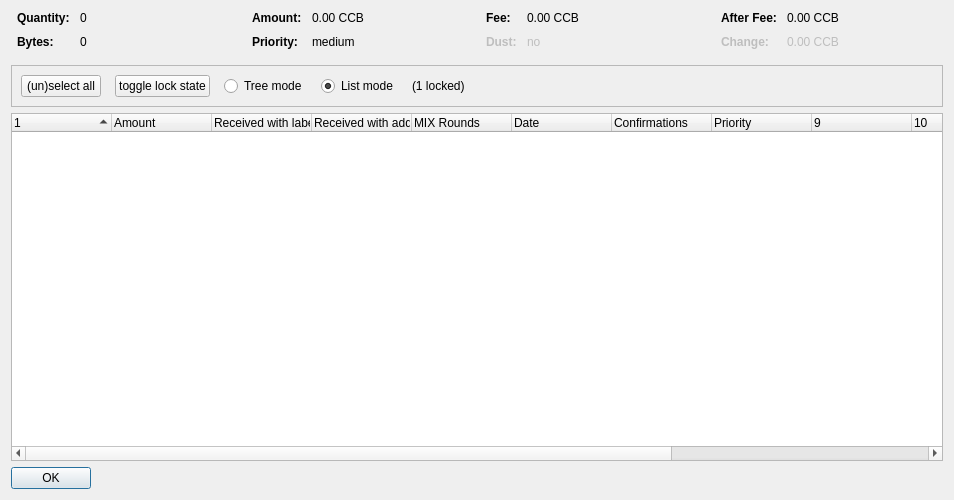
<?xml version="1.0" encoding="UTF-8"?>
<ui version="4.0">
 <class>CoinControlDialog</class>
 <widget class="QDialog" name="CoinControlDialog">
  <property name="geometry">
   <rect>
    <x>0</x>
    <y>0</y>
    <width>954</width>
    <height>500</height>
   </rect>
  </property>
  <property name="windowTitle">
   <string>Coin Selection</string>
  </property>
  <layout class="QVBoxLayout" name="verticalLayout">
   <item>
    <layout class="QHBoxLayout" name="horizontalLayoutTop" stretch="0,0,0,0">
     <property name="topMargin">
      <number>0</number>
     </property>
     <property name="bottomMargin">
      <number>10</number>
     </property>
     <item>
      <layout class="QFormLayout" name="formLayoutCoinControl1">
       <property name="horizontalSpacing">
        <number>10</number>
       </property>
       <property name="verticalSpacing">
        <number>10</number>
       </property>
       <property name="leftMargin">
        <number>6</number>
       </property>
       <property name="rightMargin">
        <number>6</number>
       </property>
       <item row="0" column="0">
        <widget class="QLabel" name="labelCoinControlQuantityText">
         <property name="font">
          <font>
           <weight>75</weight>
           <bold>true</bold>
          </font>
         </property>
         <property name="text">
          <string>Quantity:</string>
         </property>
        </widget>
       </item>
       <item row="0" column="1">
        <widget class="QLabel" name="labelCoinControlQuantity">
         <property name="cursor">
          <cursorShape>IBeamCursor</cursorShape>
         </property>
         <property name="contextMenuPolicy">
          <enum>Qt::ActionsContextMenu</enum>
         </property>
         <property name="text">
          <string notr="true">0</string>
         </property>
         <property name="textInteractionFlags">
          <set>Qt::LinksAccessibleByMouse|Qt::TextSelectableByKeyboard|Qt::TextSelectableByMouse</set>
         </property>
        </widget>
       </item>
       <item row="1" column="0">
        <widget class="QLabel" name="labelCoinControlBytesText">
         <property name="font">
          <font>
           <weight>75</weight>
           <bold>true</bold>
          </font>
         </property>
         <property name="text">
          <string>Bytes:</string>
         </property>
        </widget>
       </item>
       <item row="1" column="1">
        <widget class="QLabel" name="labelCoinControlBytes">
         <property name="cursor">
          <cursorShape>IBeamCursor</cursorShape>
         </property>
         <property name="contextMenuPolicy">
          <enum>Qt::ActionsContextMenu</enum>
         </property>
         <property name="text">
          <string notr="true">0</string>
         </property>
         <property name="textInteractionFlags">
          <set>Qt::LinksAccessibleByMouse|Qt::TextSelectableByKeyboard|Qt::TextSelectableByMouse</set>
         </property>
        </widget>
       </item>
      </layout>
     </item>
     <item>
      <layout class="QFormLayout" name="formLayoutCoinControl2">
       <property name="horizontalSpacing">
        <number>10</number>
       </property>
       <property name="verticalSpacing">
        <number>10</number>
       </property>
       <property name="leftMargin">
        <number>6</number>
       </property>
       <property name="rightMargin">
        <number>6</number>
       </property>
       <item row="0" column="0">
        <widget class="QLabel" name="labelCoinControlAmountText">
         <property name="font">
          <font>
           <weight>75</weight>
           <bold>true</bold>
          </font>
         </property>
         <property name="text">
          <string>Amount:</string>
         </property>
        </widget>
       </item>
       <item row="0" column="1">
        <widget class="QLabel" name="labelCoinControlAmount">
         <property name="cursor">
          <cursorShape>IBeamCursor</cursorShape>
         </property>
         <property name="contextMenuPolicy">
          <enum>Qt::ActionsContextMenu</enum>
         </property>
         <property name="text">
          <string notr="true">0.00 CCB</string>
         </property>
         <property name="textInteractionFlags">
          <set>Qt::LinksAccessibleByMouse|Qt::TextSelectableByKeyboard|Qt::TextSelectableByMouse</set>
         </property>
        </widget>
       </item>
       <item row="1" column="0">
        <widget class="QLabel" name="labelCoinControlPriorityText">
         <property name="font">
          <font>
           <weight>75</weight>
           <bold>true</bold>
          </font>
         </property>
         <property name="text">
          <string>Priority:</string>
         </property>
        </widget>
       </item>
       <item row="1" column="1">
        <widget class="QLabel" name="labelCoinControlPriority">
         <property name="cursor">
          <cursorShape>IBeamCursor</cursorShape>
         </property>
         <property name="contextMenuPolicy">
          <enum>Qt::ActionsContextMenu</enum>
         </property>
         <property name="text">
          <string>medium</string>
         </property>
         <property name="textInteractionFlags">
          <set>Qt::LinksAccessibleByMouse|Qt::TextSelectableByKeyboard|Qt::TextSelectableByMouse</set>
         </property>
        </widget>
       </item>
      </layout>
     </item>
     <item>
      <layout class="QFormLayout" name="formLayoutCoinControl3">
       <property name="horizontalSpacing">
        <number>10</number>
       </property>
       <property name="verticalSpacing">
        <number>10</number>
       </property>
       <property name="leftMargin">
        <number>6</number>
       </property>
       <property name="rightMargin">
        <number>6</number>
       </property>
       <item row="0" column="0">
        <widget class="QLabel" name="labelCoinControlFeeText">
         <property name="font">
          <font>
           <weight>75</weight>
           <bold>true</bold>
          </font>
         </property>
         <property name="text">
          <string>Fee:</string>
         </property>
        </widget>
       </item>
       <item row="0" column="1">
        <widget class="QLabel" name="labelCoinControlFee">
         <property name="cursor">
          <cursorShape>IBeamCursor</cursorShape>
         </property>
         <property name="contextMenuPolicy">
          <enum>Qt::ActionsContextMenu</enum>
         </property>
         <property name="text">
          <string notr="true">0.00 CCB</string>
         </property>
         <property name="textInteractionFlags">
          <set>Qt::LinksAccessibleByMouse|Qt::TextSelectableByKeyboard|Qt::TextSelectableByMouse</set>
         </property>
        </widget>
       </item>
       <item row="1" column="0">
        <widget class="QLabel" name="labelCoinControlLowOutputText">
         <property name="enabled">
          <bool>false</bool>
         </property>
         <property name="font">
          <font>
           <weight>75</weight>
           <bold>true</bold>
          </font>
         </property>
         <property name="text">
          <string>Dust:</string>
         </property>
        </widget>
       </item>
       <item row="1" column="1">
        <widget class="QLabel" name="labelCoinControlLowOutput">
         <property name="enabled">
          <bool>false</bool>
         </property>
         <property name="cursor">
          <cursorShape>IBeamCursor</cursorShape>
         </property>
         <property name="contextMenuPolicy">
          <enum>Qt::ActionsContextMenu</enum>
         </property>
         <property name="text">
          <string>no</string>
         </property>
         <property name="textInteractionFlags">
          <set>Qt::LinksAccessibleByMouse|Qt::TextSelectableByKeyboard|Qt::TextSelectableByMouse</set>
         </property>
        </widget>
       </item>
      </layout>
     </item>
     <item>
      <layout class="QFormLayout" name="formLayoutCoinControl4">
       <property name="horizontalSpacing">
        <number>10</number>
       </property>
       <property name="verticalSpacing">
        <number>10</number>
       </property>
       <property name="leftMargin">
        <number>6</number>
       </property>
       <property name="rightMargin">
        <number>6</number>
       </property>
       <item row="0" column="0">
        <widget class="QLabel" name="labelCoinControlAfterFeeText">
         <property name="font">
          <font>
           <weight>75</weight>
           <bold>true</bold>
          </font>
         </property>
         <property name="text">
          <string>After Fee:</string>
         </property>
        </widget>
       </item>
       <item row="0" column="1">
        <widget class="QLabel" name="labelCoinControlAfterFee">
         <property name="cursor">
          <cursorShape>IBeamCursor</cursorShape>
         </property>
         <property name="contextMenuPolicy">
          <enum>Qt::ActionsContextMenu</enum>
         </property>
         <property name="text">
          <string notr="true">0.00 CCB</string>
         </property>
         <property name="textInteractionFlags">
          <set>Qt::LinksAccessibleByMouse|Qt::TextSelectableByKeyboard|Qt::TextSelectableByMouse</set>
         </property>
        </widget>
       </item>
       <item row="1" column="0">
        <widget class="QLabel" name="labelCoinControlChangeText">
         <property name="enabled">
          <bool>false</bool>
         </property>
         <property name="font">
          <font>
           <weight>75</weight>
           <bold>true</bold>
          </font>
         </property>
         <property name="text">
          <string>Change:</string>
         </property>
        </widget>
       </item>
       <item row="1" column="1">
        <widget class="QLabel" name="labelCoinControlChange">
         <property name="enabled">
          <bool>false</bool>
         </property>
         <property name="cursor">
          <cursorShape>IBeamCursor</cursorShape>
         </property>
         <property name="contextMenuPolicy">
          <enum>Qt::ActionsContextMenu</enum>
         </property>
         <property name="text">
          <string notr="true">0.00 CCB</string>
         </property>
         <property name="textInteractionFlags">
          <set>Qt::LinksAccessibleByMouse|Qt::TextSelectableByKeyboard|Qt::TextSelectableByMouse</set>
         </property>
        </widget>
       </item>
      </layout>
     </item>
    </layout>
   </item>
   <item>
    <widget class="QFrame" name="frame">
     <property name="minimumSize">
      <size>
       <width>0</width>
       <height>40</height>
      </size>
     </property>
     <property name="frameShape">
      <enum>QFrame::StyledPanel</enum>
     </property>
     <property name="frameShadow">
      <enum>QFrame::Sunken</enum>
     </property>
     <layout class="QHBoxLayout" name="horizontalLayout">
      <item>
       <layout class="QHBoxLayout" name="horizontalLayoutPanel" stretch="0,0,0,0,0,0">
        <property name="spacing">
         <number>14</number>
        </property>
        <item>
         <widget class="QPushButton" name="pushButtonSelectAll">
          <property name="sizePolicy">
           <sizepolicy hsizetype="Maximum" vsizetype="Fixed">
            <horstretch>0</horstretch>
            <verstretch>0</verstretch>
           </sizepolicy>
          </property>
          <property name="text">
           <string>(un)select all</string>
          </property>
          <property name="autoDefault">
           <bool>false</bool>
          </property>
         </widget>
        </item>
        <item>
         <widget class="QPushButton" name="pushButtonToggleLock">
          <property name="sizePolicy">
           <sizepolicy hsizetype="Maximum" vsizetype="Fixed">
            <horstretch>0</horstretch>
            <verstretch>0</verstretch>
           </sizepolicy>
          </property>
          <property name="text">
           <string>toggle lock state</string>
          </property>
          <property name="autoDefault">
           <bool>false</bool>
          </property>
         </widget>
        </item>
        <item>
         <widget class="QRadioButton" name="radioTreeMode">
          <property name="sizePolicy">
           <sizepolicy hsizetype="Maximum" vsizetype="Fixed">
            <horstretch>0</horstretch>
            <verstretch>0</verstretch>
           </sizepolicy>
          </property>
          <property name="text">
           <string>Tree mode</string>
          </property>
         </widget>
        </item>
        <item>
         <widget class="QRadioButton" name="radioListMode">
          <property name="sizePolicy">
           <sizepolicy hsizetype="Maximum" vsizetype="Fixed">
            <horstretch>0</horstretch>
            <verstretch>0</verstretch>
           </sizepolicy>
          </property>
          <property name="text">
           <string>List mode</string>
          </property>
          <property name="checked">
           <bool>true</bool>
          </property>
         </widget>
        </item>
        <item>
         <widget class="QLabel" name="labelLocked">
          <property name="text">
           <string>(1 locked)</string>
          </property>
         </widget>
        </item>
        <item>
         <spacer name="horizontalSpacer">
          <property name="orientation">
           <enum>Qt::Horizontal</enum>
          </property>
          <property name="sizeHint" stdset="0">
           <size>
            <width>40</width>
            <height>20</height>
           </size>
          </property>
         </spacer>
        </item>
       </layout>
      </item>
     </layout>
    </widget>
   </item>
   <item>
    <widget class="CoinControlTreeWidget" name="treeWidget">
     <property name="contextMenuPolicy">
      <enum>Qt::CustomContextMenu</enum>
     </property>
     <property name="sortingEnabled">
      <bool>false</bool>
     </property>
     <property name="columnCount">
      <number>13</number>
     </property>
     <attribute name="headerShowSortIndicator" stdset="0">
      <bool>true</bool>
     </attribute>
     <attribute name="headerStretchLastSection">
      <bool>false</bool>
     </attribute>
     <column>
      <property name="text">
       <string/>
      </property>
     </column>
     <column>
      <property name="text">
       <string>Amount</string>
      </property>
     </column>
     <column>
      <property name="text">
       <string>Received with label</string>
      </property>
     </column>
     <column>
      <property name="text">
       <string>Received with address</string>
      </property>
     </column>
     <column>
      <property name="text">
       <string>MIX Rounds</string>
      </property>
     </column>
     <column>
      <property name="text">
       <string>Date</string>
      </property>
     </column>
     <column>
      <property name="text">
       <string>Confirmations</string>
      </property>
      <property name="toolTip">
       <string>Confirmed</string>
      </property>
     </column>
     <column>
      <property name="text">
       <string>Priority</string>
      </property>
     </column>
     <column>
      <property name="text">
       <string/>
      </property>
     </column>
     <column>
      <property name="text">
       <string/>
      </property>
     </column>
     <column>
      <property name="text">
       <string/>
      </property>
     </column>
     <column>
      <property name="text">
       <string/>
      </property>
     </column>
     <column>
      <property name="text">
       <string/>
      </property>
     </column>
    </widget>
   </item>
   <item>
    <widget class="QDialogButtonBox" name="buttonBox">
     <property name="sizePolicy">
      <sizepolicy hsizetype="Maximum" vsizetype="Fixed">
       <horstretch>0</horstretch>
       <verstretch>0</verstretch>
      </sizepolicy>
     </property>
     <property name="orientation">
      <enum>Qt::Horizontal</enum>
     </property>
     <property name="standardButtons">
      <set>QDialogButtonBox::Ok</set>
     </property>
    </widget>
   </item>
  </layout>
 </widget>
 <customwidgets>
  <customwidget>
   <class>CoinControlTreeWidget</class>
   <extends>QTreeWidget</extends>
   <header>coincontroltreewidget.h</header>
  </customwidget>
 </customwidgets>
 <resources/>
 <connections/>
</ui>
